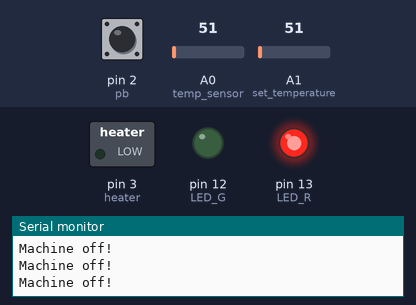
A sketch run on a simulated Arduino Uno, built with avr-gcc and run on an emulated ATmega328P. Parts: switched loads named in the sketch (green lamp = pin HIGH), output pins drawn as LEDs (lit = HIGH), the last lines printed to the serial monitor. Inputs (shaded band) come from the test bench; at power-on: pin 2 (pb) LOW, A0 (temp_sensor) = 51, A1 (set_temperature) = 51.

Above: at 1.2 s.
1.3 s: pin 2 (pb) pulsed HIGH 5 times (0.12 s each, 0.3 s apart)
At 3.8 s:
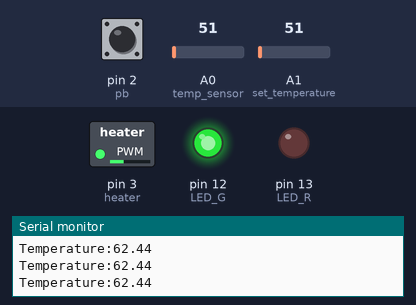
4.3 s: A0 (temp_sensor) set to 112
At 5.5 s:
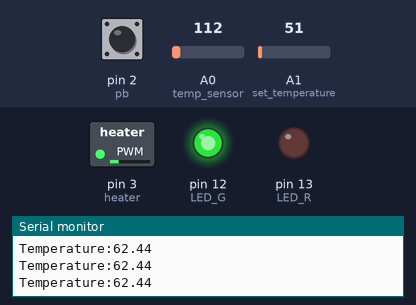
5.8 s: A1 (set_temperature) set to 61
At 6.7 s:
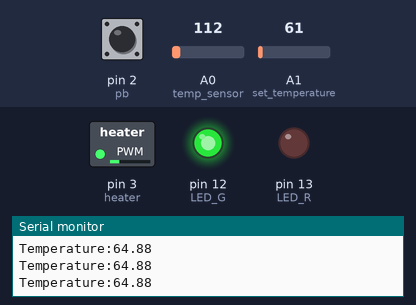
7.3 s: A1 (set_temperature) set to 71
At 7.9 s:
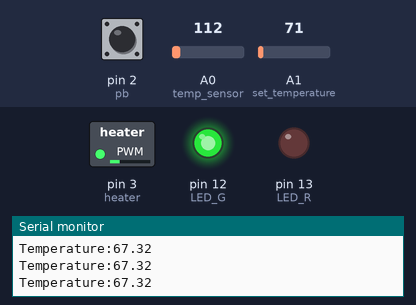
8.8 s: A0 (temp_sensor) set to 61
At 9.1 s:
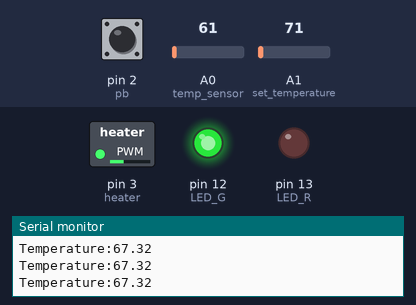
11.8 s: pin 2 (pb) pulsed HIGH 2 times (0.12 s each, 0.3 s apart)
At 12.07 s:
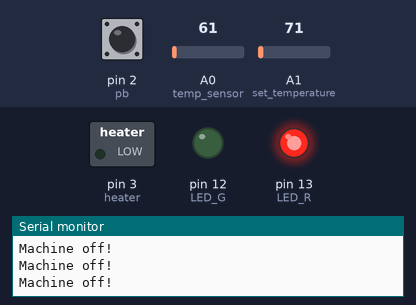
Timing chart, 0 to 14.8 s (numbered marks = the images above; inputs shaded):
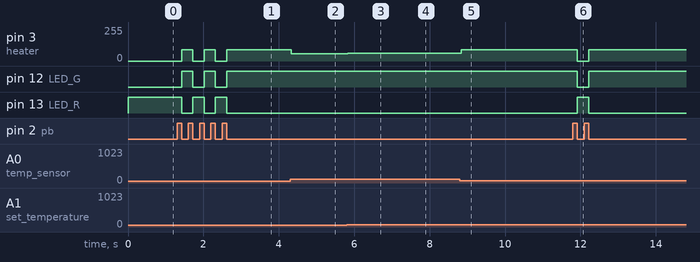

The sketch:

temperature_sensor.ino
```cpp
/*
 * @author: Dhruv Parikh
 * Date: 29th September 2020
 * Project Title: Acrylic Bending Machine
 * Purpose: Temperature State Feedback and control using PI controller
 * Loop Frequency:
*/

//Variable Declarations
//I/Os
#define pb 2
#define heater 3
#define temp_sensor A0
#define LED_G 12
#define LED_R 13
#define set_temperature A1

bool state; //state of pushbutton
bool machine = 0; //state of machine on/off
float temperature; //temperature reading from sensoe
float pwm; //PWM to Motor driver
float temp_set;
//Control Parameters
float temp_d = 160; //desired temperature
float error = 0; //Error
float error_i = 0; //Integral Error

/*
Time Values
*/
float start,end,dt;

//PID function block
float PID(float,float,float);


//Intialisation Loop
void setup()
{
  pinMode(pb, INPUT);
  pinMode(heater,OUTPUT);
  pinMode(LED_G,OUTPUT);
  pinMode(LED_R,OUTPUT);
  Serial.begin(9600);
}

void loop()
{
  //capturing state of pb
  state = digitalRead(pb);
  //if pb is pressed, inverse machine
  if(state==1){
    while(digitalRead(pb)==1);
    machine = !machine;
  }
  //when machine is high
  if(machine==1){
    digitalWrite(LED_R,LOW);
    digitalWrite(LED_G,HIGH);
    temp_d = 0.244*analogRead(set_temperature)+50;

    //Finding Loop Frequency
    end = start;
    start = millis();
    dt = (end-start)/1000;

    //Temperature reading
    temperature = analogRead(temp_sensor);
    temperature = (0.494*temperature)-49.88;
    Serial.print("Temperature:");
    Serial.println(temp_d);

    //Control Block
    error = temp_d - temperature;
    error_i+=error*dt;
    pwm = PID(error,error_i,0);

    //Writing Output
    analogWrite(heater,pwm);

    //Windup for PWM saturation
    if(pwm==0||pwm==255){
      error_i = 0;
    }
  }
  //When pb is pressed again
  else{
    digitalWrite(LED_G,LOW);
    digitalWrite(LED_R,HIGH);
    analogWrite(heater,0);
    Serial.println("Machine off!");
  }
}

float PID(float error,float error_i,float error_d){
  /*
  PID Params
  Input: Error, Integral Error and Derivative Error
  Output: 8-bit PID PWM value from 0,255
  Purpose: Calculates PID from errors, set the gain values
  as requried

  Note: Windup to be done in main loop
  */

  //integral
  float Ki = 0;
  //proportional
  float Kp = 0.98;
  //derivative
  float Kd = 0;
  //PID output
  float pid = Kp*error+Ki*error_i+Kd*error_d;

  //Saturation
  if(pid>=255){
    pid = 255;
  }
  else if(pid<=0){
    pid = 0;
  }

  //Return after saturation signal
  return pid;
}
```

Measured:
- after the input at 1.3 s, pin 3 (heater): alternates 85/255 for 0.30 s and 0/255 for 0.30 s, 5 changes in all, then stays 85/255, starting after 0.12 s; pin 12 (LED_G): alternates HIGH for 0.30 s and LOW for 0.30 s, 5 changes in all, then stays HIGH, starting after 0.12 s
- after the input at 4.3 s, pin 3 (heater): 85/255 → 55/255 at once
- after the input at 5.8 s, pin 3 (heater): 55/255 → 58/255 at once
- after the input at 7.3 s, pin 3 (heater): 58/255 → 60/255 at once
- after the input at 8.8 s, pin 3 (heater): 60/255 → 85/255 at once
- after the input at 11.8 s, pin 3 (heater): 85/255 → 0/255 after 0.12 s, → 85/255 0.30 s later; pin 12 (LED_G): HIGH → LOW after 0.12 s, → HIGH 0.30 s later; pin 13 (LED_R): LOW → HIGH after 0.12 s, → LOW 0.30 s later
